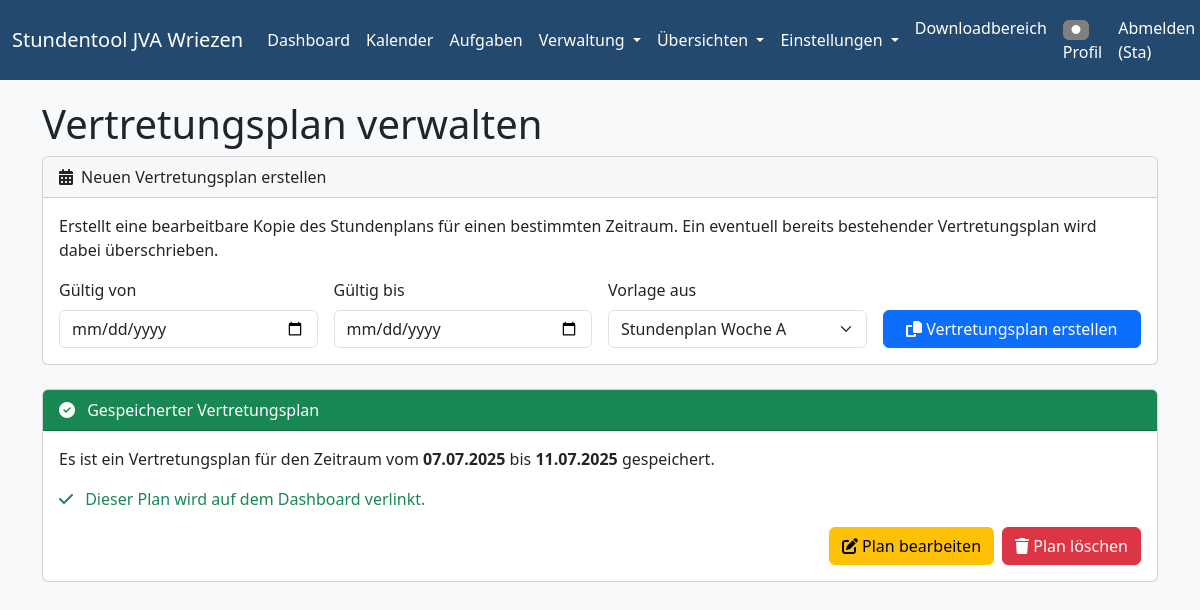
Page /verwaltung/vertretungsplan (signed in) on the earlier database version.
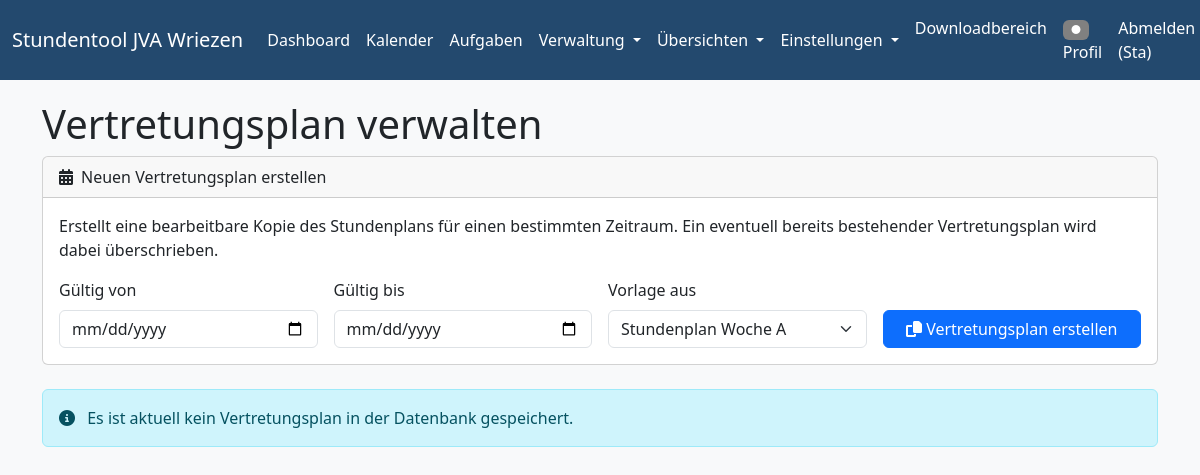
Same page on the later database version.
### models.py (models this page shows, shortened)
class Vertretungsplan(db.Model):
    id = db.Column(db.Integer, primary_key=True)
    gueltig_von = db.Column(db.Date, nullable=False)
    gueltig_bis = db.Column(db.Date, nullable=False)
    vorlage_woche = db.Column(db.String(1), nullable=False) # NEU: Speichert 'A' oder 'B'
    erstellt_am = db.Column(db.DateTime, default=datetime.utcnow)
    eintraege = db.relationship('VertretungsplanEintrag', backref='vertretungsplan', lazy=True, cascade="all, delete-orphan")

### app.py (the view)
@app.route('/verwaltung/vertretungsplan')
@login_required
def vertretungsplan_verwalten():
    plan = Vertretungsplan.query.first()
    return render_template('vertretungsplan_verwalten.html',
                           title="Vertretungsplan verwalten",
                           aktiver_plan=plan)

### app.py (called while the page is built)
@login_manager.user_loader
def load_user(user_id):
    return User.query.get(int(user_id))

### templates/vertretungsplan_verwalten.html (shortened to what this page needs)
{% extends "base.html" %}
{% block content %}
<h1>Vertretungsplan verwalten</h1>
<div class="card mb-4">
  <div class="card-header">
    <i class="fa fa-calendar-alt me-2"></i>Neuen Vertretungsplan erstellen
  </div>
  <div class="card-body">
    <form action="{{ url_for('vertretungsplan_erstellen') }}" method="post">
      <p class="card-text">
        Erstellt eine bearbeitbare Kopie des Stundenplans für einen bestimmten Zeitraum.
        Ein eventuell bereits bestehender Vertretungsplan wird dabei überschrieben.
      </p>
      <div class="row g-3 align-items-end">
        <div class="col-md-3">
          <label for="vertretung_von" class="form-label">Gültig von</label>
          <input type="date" class="form-control" id="vertretung_von" name="gueltig_von" required>
        </div>
        <div class="col-md-3">
          <label for="vertretung_bis" class="form-label">Gültig bis</label>
          <input type="date" class="form-control" id="vertretung_bis" name="gueltig_bis" required>
        </div>
        <div class="col-md-3">
          <label for="vorlage_woche" class="form-label">Vorlage aus</label>
          <select class="form-select" id="vorlage_woche" name="vorlage_woche" required>
            <option value="A">Stundenplan Woche A</option>
          </select>
        </div>
        <div class="col-md-3">
          <button type="submit" class="btn btn-primary w-100"><i class="fa fa-copy"></i> Vertretungsplan erstellen</button>
        </div>
      </div>
    </form>
  </div>
</div>
{% if aktiver_plan %}
<div class="card mb-4">
  <div class="card-header bg-success text-white">
    <i class="fa fa-check-circle me-2"></i>
    Gespeicherter Vertretungsplan
  </div>
  <div class="card-body">
    <p>
      Es ist ein Vertretungsplan für den Zeitraum vom
      <strong>{{ aktiver_plan.gueltig_von.strftime('%d.%m.%Y') }}</strong> bis
      <strong>{{ aktiver_plan.gueltig_bis.strftime('%d.%m.%Y') }}</strong> gespeichert.
    </p>
    <p class="text-success">
      <i class="fa fa-check me-2"></i>
      Dieser Plan wird auf dem Dashboard verlinkt.
    </p>
    <div class="d-flex justify-content-end gap-2">
      <a href="{{ url_for('vertretungsplan_bearbeiten', plan_id=aktiver_plan.id) }}" class="btn btn-warning"><i class="fa fa-edit"></i> Plan bearbeiten</a>
      <form action="{{ url_for('vertretungsplan_loeschen') }}" method="post" onsubmit="return confirm('Möchten Sie den aktiven Vertretungsplan wirklich unwiderruflich löschen?');">
        <button type="submit" class="btn btn-danger"><i class="fa fa-trash"></i> Plan löschen</button>
      </form>
    </div>
  </div>
</div>
{% else %}
<div class="alert alert-info" id="vertretungsplan-anzeige">
  <i class="fa fa-info-circle me-2"></i>
  Es ist aktuell kein Vertretungsplan in der Datenbank gespeichert.
</div>
{% endif %}
{% endblock %}

Differences in the rows shown:
removed Vertretungsplan: gueltig_von "07.07.2025", gueltig_bis "11.07.2025"
Other differences:
text no longer shown: "Gespeicherter Vertretungsplan Es ist ein Vertretungsplan für den Zeitraum vom bis gespeichert. Dieser Plan wird auf dem Dashboard verlinkt. Plan bearbeiten Plan löschen"
text now shown: "Es ist aktuell kein Vertretungsplan in der Datenbank gespeichert."
